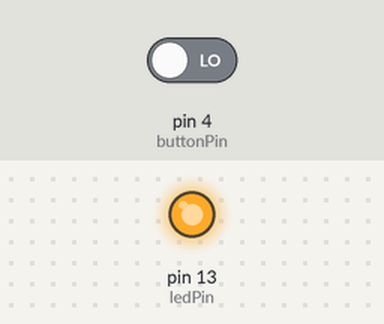
Recording of a sketch running on a simulated Arduino Uno, built with avr-gcc and run on an emulated ATmega328P. Shown: output pins drawn as LEDs (lit = HIGH). The inputs (shaded band) are chosen by the test bench; at power-on: pin 4 (buttonPin) LOW. What the sketch prints to the serial monitor is not drawn.

Above: at 16.8 s.
16.9 s: pin 4 (buttonPin) driven HIGH
At 20.7 s:
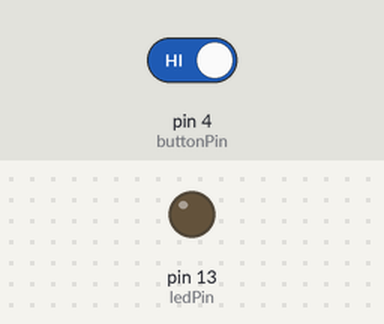
25.5 s: pin 4 (buttonPin) driven LOW
Timing chart, 0 to 39.5 s (numbered marks = the images above; inputs shaded):
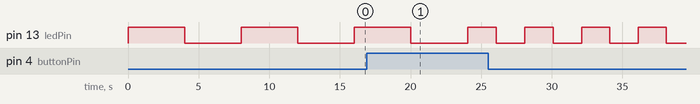

The sketch:

Aula_1_-_Arduino_-_Desafio1-Alternativo.ino
```cpp
/*
  State change detection (edge detection)

  The circuit:
  - pushbutton attached to pin 2 from +5V
  - 10 kilohm resistor attached to pin 2 from ground
  - LED attached from pin 13 to ground (or use the built-in LED on most
    Arduino boards)

*/

// this constant won't change:
const int  buttonPin = 4;    // the pin that the pushbutton is attached to
const int ledPin = 13;       // the pin that the LED is attached to

// Variables:
int buttonPushCounter = 0;   // counter for the number of button presses
int buttonState = 0;         // current state of the button
int lastButtonState = 0;     // previous state of the button

void setup() {
  pinMode(buttonPin, INPUT); // initialize the button pin as a input:
  pinMode(ledPin, OUTPUT);  // initialize the LED as an output:
  Serial.begin(9600); // initialize serial communication:
}


void loop() {
  buttonState = digitalRead(buttonPin);// read the pushbutton input pin:


  if (buttonState != lastButtonState) { // compare the buttonState to its previous state
    if (buttonState == HIGH) { // if the current state is HIGH then the button went from off to on:
      buttonPushCounter++;// if the state has changed, increment the counter
      Serial.println("on");
      Serial.print("number of button pushes: ");
      Serial.println(buttonPushCounter);
      Serial.print("Novo delay: ");
      Serial.print(4000/(pow(2,buttonPushCounter)));

    } else { // if the current state is LOW then the button went from on to off:
      Serial.println("\noff");
    }
    delay(50);// Delay a little bit to avoid bouncing
  }
  lastButtonState = buttonState;// save the current state as the last state, for next time through the loop
  digitalWrite(ledPin, HIGH);
  delay(4000/(pow(2,buttonPushCounter)));
  digitalWrite(ledPin, LOW);
  delay(4000/(pow(2,buttonPushCounter)));
}
```

Measured:
- by itself, pin 13 (ledPin): alternates HIGH for 4.0 s and LOW for 4.0 s
